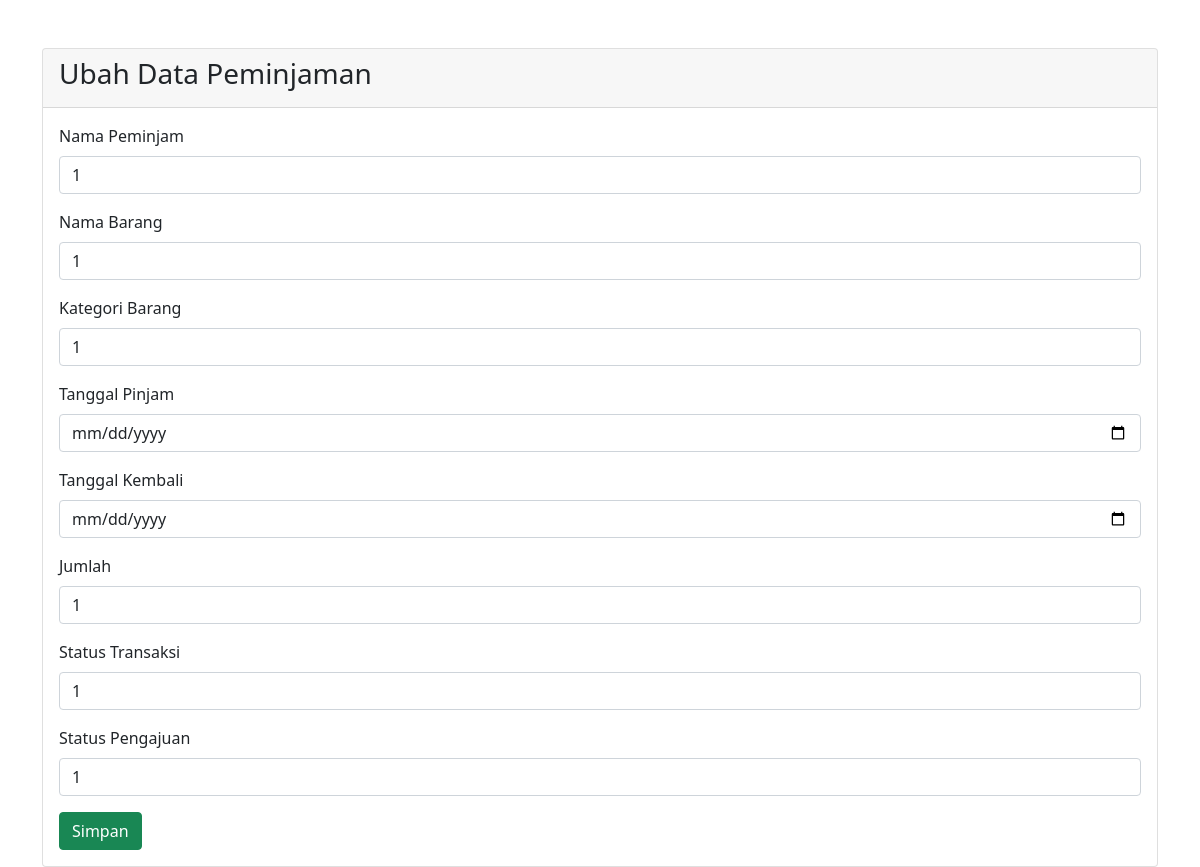
The app's page /index.php/peminjaman/edit/1, older data.
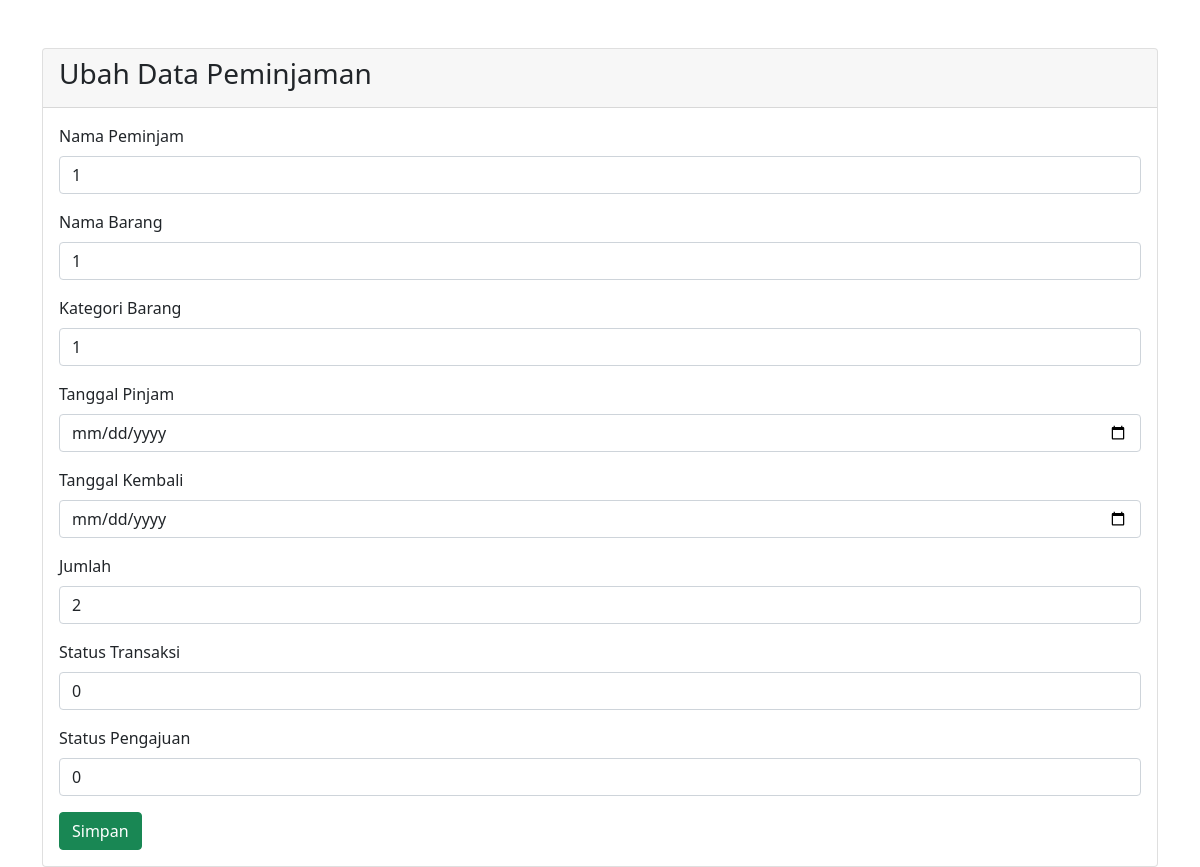
The same page, newer data.
### tables this page shows
CREATE TABLE `tb_peminjaman` (
  `id_pinjam` int(20) NOT NULL,
  `id_barang` int(20) NOT NULL,
  `id_user` int(20) NOT NULL,
  `tanggal_pinjam` datetime(6) NOT NULL,
  `tanggal_kembali` datetime(6) NOT NULL,
  `jumlah` int(15) NOT NULL,
  `status_transaksi` tinytext NOT NULL,
  `status_pengajuan` tinytext NOT NULL,
  `id_kategori` int(20) NOT NULL
);

### application/controllers/Peminjaman.php (called while the page is built, shortened)
<?php
class Peminjaman extends CI_Controller {
    function __construct(){
        $this->load->model('M_Peminjaman', 'peminjaman', TRUE);
        $this->load->helper(array('form', 'url'));
    }
    public function edit($id)
    {
        $this->load->model('M_Peminjaman','peminjaman');
        $data = $this->peminjaman->get_byid($id);
        $this->load->view('peminjaman/peminjaman_edit',$data);
    }
}
?>

### index.php (called while the page is built, shortened)
<?php
require_once BASEPATH.'core/CodeIgniter.php';

### application/models/M_Peminjaman.php (called while the page is built, shortened)
<?php
    class M_Peminjaman extends CI_Model {
        function get_byid($id)
        {
            return $this->db->where('id_pinjam', $id)
            ->get('tb_peminjaman')->row_array();
        }
    }
?>

### application/views/peminjaman/peminjaman_edit.php (the view, shortened to what this page needs)
<!DOCTYPE html>
<html lang="en">
<head>
<link href="https://cdn.jsdelivr.net/npm/bootstrap@5.0.0-beta3/dist/css/bootstrap.min.css" rel="stylesheet">
</head>
<body>
    <div class="container mt-5">
        <div class="row">
            <div class="col-md-12">
                <div class="card">
                    <div class="card-header">
                        <h3 class="d-flex justify-content-between">Ubah Data Peminjaman</h3>
                    </div>
                    <div class="card-body">
                        <form action="<?= base_url()?>peminjaman/update" method="post">
                        <div class="mb-3">
                                <label for="id_user" class="form-label">Nama Peminjam</label>
                                <input type="text" class="form-control" name="id_user" value="<?= $id_user ?>" placeholder="Masukkan Nama Peminjam">
                            </div>
                            <div class="mb-3">
                                <label for="id_barang" class="form-label">Nama Barang</label>
                                <input type="text" class="form-control" name="id_barang"  value="<?= $id_barang ?>" placeholder="Masukkan Nama Barang">
                            </div>
                            <div class="mb-3">
                                <label for="id_kategori" class="form-label">Kategori Barang</label>
                                <input type="text" class="form-control" name="id_kategori"  value="<?= $id_kategori ?>" placeholder="Masukkan Kategori Barang">
                            </div>
                            <div class="mb-3">
                                <label for="tanggal_pinjam" class="form-label">Tanggal Pinjam</label>
                                <input type="date" class="form-control" name="tanggal_pinjam"  value="<?= $tanggal_pinjam ?>" placeholder="Masukkan Tanggal Pinjam">
                            </div>
                            <div class="mb-3">
                                <label for="tanggal_kembali" class="form-label">Tanggal Kembali</label>
                                <input type="date" class="form-control" name="tanggal_kembali"  value="<?= $tanggal_kembali ?>" placeholder="Masukkan Tanggal Kembali">
                            </div>
                            <div class="mb-3">
                                <label for="jumlah" class="form-label">Jumlah</label>
                                <input type="text" class="form-control" name="jumlah"  value="<?= $jumlah ?>" placeholder="Masukkan Jumlah Barang">
                            </div>
                            <div class="mb-3">
                                <label for="status_transaksi" class="form-label">Status Transaksi</label>
                                <input type="text" class="form-control" name="status_transaksi"  value="<?= $status_transaksi ?>" placeholder="Masukkan StatusTransaksi">
                            </div>
                            <div class="mb-3">
                                <label for="status_pengajuan" class="form-label">Status Pengajuan</label>
                                <input type="text" class="form-control" name="status_pengajuan"  value="<?= $status_pengajuan ?>" placeholder="Masukkan Status Pengajuan">
                            </div>
                            <button type="submit" class="btn btn-success">Simpan</button>
                        </form>
                    </div>
                </div>
            </div>
        </div>
    </div>
</body>
</html>

Row changes from the older to the newer data that the page shows:
changed tb_peminjaman: jumlah "1" → "2"; status_transaksi "1" → "0"; status_pengajuan "1" → "0"
